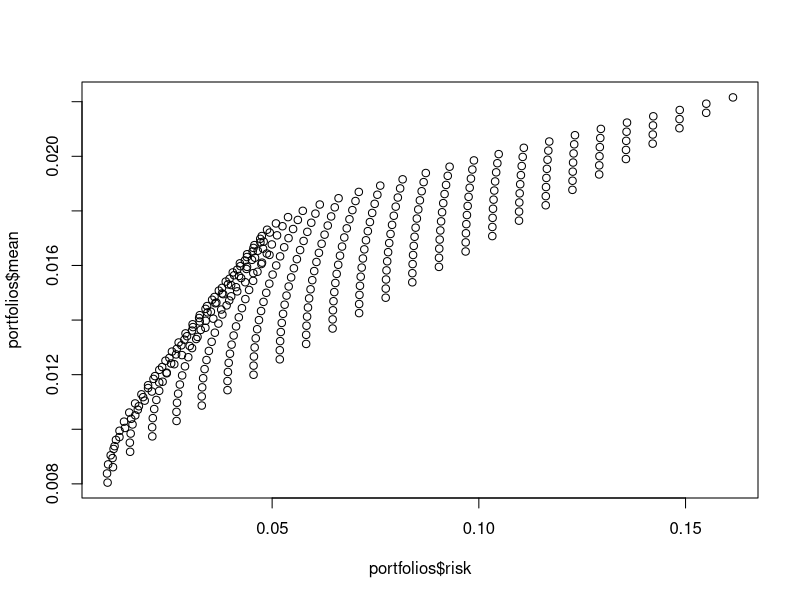

R code for this plot:
#calculate best portfolio W in the efficient frontier
#given risk
#does not use formulas, but only brute force
#calculate the mean and variance for all linear combinations
# of W * X
# returns: matrix of return time series, each row a security (n_security,days)
# W: vector of weights (1,n_security)
# find best W given a value for variance(risk)


library(matrixStats)



generatePortfolios <- function(returns,risk){
  #covariance matrix
  x <- returns
  S <- cov(t(x))
  
  var.f <- function (w){
    w <- as.matrix(w)
    rowVars( w%*%x )
  }
  
  mean.f <- function (we){
    we <- as.matrix(we)
    rowMeans(we%*%x)
  }
  
  grid.axis <- list ( (0:25)*0.04)
  
  k <- nrow(x)
  
  w=expand.grid(rep(grid.axis,k))
  
  w <- w[rowSums(w)==1,]
  
  w$risk = sqrt(var.f(w[,1:k]))
  w$mean = mean.f(w[,1:k])
  
  return (w)
}

bestPortfolio <- function(portfolios,expected=0.01){

  w = portfolios
  #calculating best portfolio
  w <- w[w$mean >= expected,]
  w <- w[w$risk == min(w$risk),]
  return (w)
}

#example, see portfolio1 for full example
days=252
x1=rnorm(days,0.01,0.01)
x2=rnorm(days,0.02,0.05)
x3=0.5*x1 - 0.5*rnorm(days,-0.02,0.3)
x=rbind(x1,x2,x3)

portfolios <- generatePortfolios(x)

print (portfolios)

plot(portfolios$risk,portfolios$mean)

print (bestPortfolio(portfolios))


